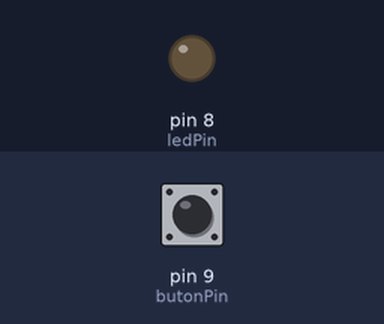
A sketch run on a simulated Arduino Uno, built with avr-gcc and run on an emulated ATmega328P. On the bench: output pins drawn as LEDs (lit = HIGH). Inputs (shaded band) come from the test bench; at power-on: pin 9 (butonPin) LOW.

Above: at 1.2 s.
1.3 s: pin 9 (butonPin) pulled HIGH for 0.15 s
At 1.37 s:
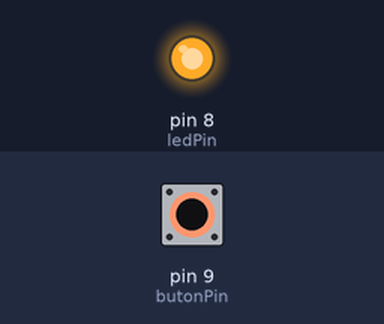
2.9 s: pin 9 (butonPin) pulled HIGH for 3.2 s
At 7.5 s:
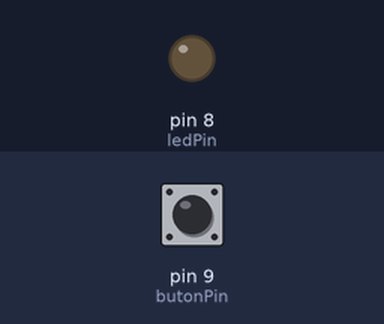
Timing chart, 0 to 9.0 s (numbered marks = the images above; inputs shaded):
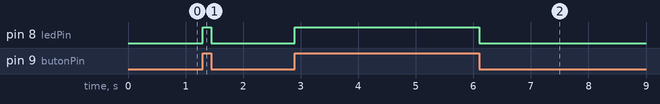

The sketch:

Arduino_Kodu.ino
```cpp
int ledPin=8;
int butonPin=9;
int butonDurum=0;

void setup() {
	pinMode(ledPin, OUTPUT);
	pinMode(butonPin, INPUT);
}

void loop() {
	butonDurum=digitalRead(butonPin);
	if(butonDurum==HIGH){
      	digitalWrite(ledPin,HIGH);
	}else {
		digitalWrite(ledPin,LOW);
	}
}
```

Measured:
- after the input at 1.3 s, pin 8 (ledPin): LOW → HIGH at once, → LOW 0.15 s later
- after the input at 2.9 s, pin 8 (ledPin): LOW → HIGH at once, → LOW 3.2 s later
